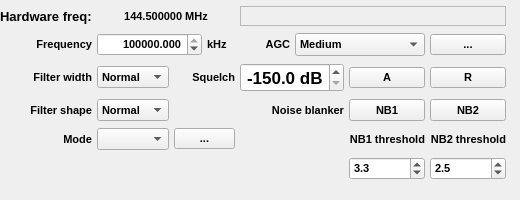
    <widget class="QWidget" name="tab_11">
     <attribute name="title">
      <string>Receiver</string>
     </attribute>
     <widget class="QWidget" name="layoutWidget">
      <property name="geometry">
       <rect>
        <x>0</x>
        <y>0</y>
        <width>511</width>
        <height>191</height>
       </rect>
      </property>
      <layout class="QGridLayout" name="gridLayout_5">
       <property name="topMargin">
        <number>0</number>
       </property>
       <property name="rightMargin">
        <number>5</number>
       </property>
       <property name="horizontalSpacing">
        <number>5</number>
       </property>
       <property name="verticalSpacing">
        <number>1</number>
       </property>
       <item row="5" column="7">
        <widget class="QDoubleSpinBox" name="nb2Threshold">
         <property name="font">
          <font>
           <pointsize>8</pointsize>
           <bold>true</bold>
          </font>
         </property>
         <property name="decimals">
          <number>1</number>
         </property>
         <property name="maximum">
          <double>15.000000000000000</double>
         </property>
         <property name="singleStep">
          <double>0.100000000000000</double>
         </property>
         <property name="value">
          <double>2.500000000000000</double>
         </property>
        </widget>
       </item>
       <item row="2" column="0">
        <widget class="QLabel" name="filterLabel">
         <property name="sizePolicy">
          <sizepolicy hsizetype="Preferred" vsizetype="Preferred">
           <horstretch>0</horstretch>
           <verstretch>0</verstretch>
          </sizepolicy>
         </property>
         <property name="font">
          <font>
           <pointsize>8</pointsize>
           <bold>true</bold>
          </font>
         </property>
         <property name="text">
          <string>Filter width</string>
         </property>
         <property name="alignment">
          <set>Qt::AlignRight|Qt::AlignTrailing|Qt::AlignVCenter</set>
         </property>
        </widget>
       </item>
       <item row="3" column="1">
        <widget class="QComboBox" name="filterShapeCombo">
         <property name="sizePolicy">
          <sizepolicy hsizetype="MinimumExpanding" vsizetype="Fixed">
           <horstretch>0</horstretch>
           <verstretch>0</verstretch>
          </sizepolicy>
         </property>
         <property name="font">
          <font>
           <pointsize>8</pointsize>
           <bold>true</bold>
          </font>
         </property>
         <property name="toolTip">
          <string>Select the filter shape</string>
         </property>
         <property name="accessibleName">
          <string>Filter shape</string>
         </property>
         <property name="currentIndex">
          <number>1</number>
         </property>
         <item>
          <property name="text">
           <string>Soft</string>
          </property>
         </item>
         <item>
          <property name="text">
           <string>Normal</string>
          </property>
         </item>
         <item>
          <property name="text">
           <string>Sharp</string>
          </property>
         </item>
        </widget>
       </item>
       <item row="1" column="7">
        <widget class="QPushButton" name="agcButton">
         <property name="sizePolicy">
          <sizepolicy hsizetype="Minimum" vsizetype="Fixed">
           <horstretch>0</horstretch>
           <verstretch>0</verstretch>
          </sizepolicy>
         </property>
         <property name="minimumSize">
          <size>
           <width>50</width>
           <height>20</height>
          </size>
         </property>
         <property name="maximumSize">
          <size>
           <width>16777215</width>
           <height>16777215</height>
          </size>
         </property>
         <property name="font">
          <font>
           <pointsize>8</pointsize>
           <bold>true</bold>
          </font>
         </property>
         <property name="toolTip">
          <string>AGC options</string>
         </property>
         <property name="accessibleName">
          <string>AGC options</string>
         </property>
         <property name="text">
          <string>...</string>
         </property>
         <property name="iconSize">
          <size>
           <width>16</width>
           <height>16</height>
          </size>
         </property>
         <property name="checked">
          <bool>false</bool>
         </property>
        </widget>
       </item>
       <item row="4" column="2" colspan="2">
        <widget class="QPushButton" name="modeButton">
         <property name="sizePolicy">
          <sizepolicy hsizetype="Minimum" vsizetype="Fixed">
           <horstretch>0</horstretch>
           <verstretch>0</verstretch>
          </sizepolicy>
         </property>
         <property name="minimumSize">
          <size>
           <width>50</width>
           <height>20</height>
          </size>
         </property>
         <property name="maximumSize">
          <size>
           <width>16777215</width>
           <height>16777215</height>
          </size>
         </property>
         <property name="font">
          <font>
           <pointsize>8</pointsize>
           <bold>true</bold>
          </font>
         </property>
         <property name="toolTip">
          <string>Demodulator options</string>
         </property>
         <property name="accessibleName">
          <string>Mode options</string>
         </property>
         <property name="text">
          <string>...</string>
         </property>
         <property name="iconSize">
          <size>
           <width>16</width>
           <height>16</height>
          </size>
         </property>
         <property name="checked">
          <bool>false</bool>
         </property>
        </widget>
       </item>
       <item row="2" column="2" colspan="2">
        <widget class="QLabel" name="sqlLabel">
         <property name="sizePolicy">
          <sizepolicy hsizetype="Preferred" vsizetype="Preferred">
           <horstretch>0</horstretch>
           <verstretch>0</verstretch>
          </sizepolicy>
         </property>
         <property name="font">
          <font>
           <pointsize>8</pointsize>
           <bold>true</bold>
          </font>
         </property>
         <property name="toolTip">
          <string>Squelch level in dB below full scale</string>
         </property>
         <property name="text">
          <string>Squelch</string>
         </property>
         <property name="alignment">
          <set>Qt::AlignRight|Qt::AlignTrailing|Qt::AlignVCenter</set>
         </property>
        </widget>
       </item>
       <item row="1" column="4">
        <widget class="QLabel" name="agcLabel">
         <property name="sizePolicy">
          <sizepolicy hsizetype="Preferred" vsizetype="Preferred">
           <horstretch>0</horstretch>
           <verstretch>0</verstretch>
          </sizepolicy>
         </property>
         <property name="font">
          <font>
           <pointsize>8</pointsize>
           <bold>true</bold>
          </font>
         </property>
         <property name="text">
          <string>AGC</string>
         </property>
         <property name="alignment">
          <set>Qt::AlignRight|Qt::AlignTrailing|Qt::AlignVCenter</set>
         </property>
        </widget>
       </item>
       <item row="2" column="1">
        <widget class="QComboBox" name="filterCombo">
         <property name="enabled">
          <bool>true</bool>
         </property>
         <property name="sizePolicy">
          <sizepolicy hsizetype="MinimumExpanding" vsizetype="Fixed">
           <horstretch>0</horstretch>
           <verstretch>0</verstretch>
          </sizepolicy>
         </property>
         <property name="font">
          <font>
           <pointsize>8</pointsize>
           <bold>true</bold>
          </font>
         </property>
         <property name="toolTip">
          <string>Apply mode dependent filter preset</string>
         </property>
         <property name="accessibleName">
          <string>Filter width</string>
         </property>
         <property name="currentIndex">
          <number>1</number>
         </property>
         <item>
          <property name="text">
           <string>Wide</string>
          </property>
         </item>
         <item>
          <property name="text">
           <string>Normal</string>
          </property>
         </item>
         <item>
          <property name="text">
           <string>Narrow</string>
          </property>
         </item>
         <item>
          <property name="text">
           <string>User</string>
          </property>
         </item>
        </widget>
       </item>
       <item row="4" column="7">
        <widget class="QLabel" name="nb2Label">
         <property name="font">
          <font>
           <pointsize>8</pointsize>
           <bold>true</bold>
          </font>
         </property>
         <property name="text">
          <string>NB2 threshold</string>
         </property>
         <property name="alignment">
          <set>Qt::AlignRight|Qt::AlignTrailing|Qt::AlignVCenter</set>
         </property>
        </widget>
       </item>
       <item row="2" column="6">
        <widget class="QPushButton" name="autoSquelchButton">
         <property name="sizePolicy">
          <sizepolicy hsizetype="Minimum" vsizetype="Fixed">
           <horstretch>0</horstretch>
           <verstretch>0</verstretch>
          </sizepolicy>
         </property>
         <property name="minimumSize">
          <size>
           <width>50</width>
           <height>20</height>
          </size>
         </property>
         <property name="maximumSize">
          <size>
           <width>16777215</width>
           <height>16777215</height>
          </size>
         </property>
         <property name="font">
          <font>
           <pointsize>8</pointsize>
           <bold>true</bold>
          </font>
         </property>
         <property name="toolTip">
          <string>Set squelch to the current signal or noise level</string>
         </property>
         <property name="accessibleName">
          <string>Auto squelch</string>
         </property>
         <property name="text">
          <string>A</string>
         </property>
         <property name="iconSize">
          <size>
           <width>16</width>
           <height>16</height>
          </size>
         </property>
        </widget>
       </item>
       <item row="2" column="4" colspan="2">
        <widget class="QDoubleSpinBox" name="sqlSpinBox">
         <property name="sizePolicy">
          <sizepolicy hsizetype="MinimumExpanding" vsizetype="Fixed">
           <horstretch>0</horstretch>
           <verstretch>0</verstretch>
          </sizepolicy>
         </property>
         <property name="font">
          <font>
           <pointsize>13</pointsize>
           <bold>true</bold>
          </font>
         </property>
         <property name="toolTip">
          <string>Squelch level in dB below full scale</string>
         </property>
         <property name="accessibleName">
          <string>Squelch</string>
         </property>
         <property name="alignment">
          <set>Qt::AlignRight|Qt::AlignTrailing|Qt::AlignVCenter</set>
         </property>
         <property name="accelerated">
          <bool>true</bool>
         </property>
         <property name="suffix">
          <string> dB</string>
         </property>
         <property name="decimals">
          <number>1</number>
         </property>
         <property name="minimum">
          <double>-150.000000000000000</double>
         </property>
         <property name="maximum">
          <double>0.000000000000000</double>
         </property>
         <property name="singleStep">
          <double>1.000000000000000</double>
         </property>
         <property name="value">
          <double>-150.000000000000000</double>
         </property>
        </widget>
       </item>
       <item row="3" column="0">
        <widget class="QLabel" name="filterShapeLabel">
         <property name="sizePolicy">
          <sizepolicy hsizetype="Preferred" vsizetype="Preferred">
           <horstretch>0</horstretch>
           <verstretch>0</verstretch>
          </sizepolicy>
         </property>
         <property name="font">
          <font>
           <pointsize>8</pointsize>
           <bold>true</bold>
          </font>
         </property>
         <property name="text">
          <string>Filter shape</string>
         </property>
         <property name="alignment">
          <set>Qt::AlignRight|Qt::AlignTrailing|Qt::AlignVCenter</set>
         </property>
        </widget>
       </item>
       <item row="5" column="6">
        <widget class="QDoubleSpinBox" name="nb1Threshold">
         <property name="font">
          <font>
           <pointsize>8</pointsize>
           <bold>true</bold>
          </font>
         </property>
         <property name="decimals">
          <number>1</number>
         </property>
         <property name="minimum">
          <double>1.000000000000000</double>
         </property>
         <property name="maximum">
          <double>20.000000000000000</double>
         </property>
         <property name="singleStep">
          <double>0.100000000000000</double>
         </property>
         <property name="value">
          <double>3.300000000000000</double>
         </property>
        </widget>
       </item>
       <item row="1" column="1" colspan="2">
        <widget class="QDoubleSpinBox" name="freqSpinBox">
         <property name="font">
          <font>
           <pointsize>8</pointsize>
           <bold>true</bold>
          </font>
         </property>
         <property name="toolTip">
          <string>Receiver frequency</string>
         </property>
         <property name="accessibleName">
          <string>Frequency</string>
         </property>
         <property name="alignment">
          <set>Qt::AlignRight|Qt::AlignTrailing|Qt::AlignVCenter</set>
         </property>
         <property name="decimals">
          <number>3</number>
         </property>
         <property name="minimum">
          <double>24000.000000000000000</double>
         </property>
         <property name="maximum">
          <double>2200000.000000000000000</double>
         </property>
         <property name="value">
          <double>144500.000000000000000</double>
         </property>
        </widget>
       </item>
       <item row="3" column="6">
        <widget class="QPushButton" name="nb1Button">
         <property name="enabled">
          <bool>true</bool>
         </property>
         <property name="sizePolicy">
          <sizepolicy hsizetype="MinimumExpanding" vsizetype="Minimum">
           <horstretch>0</horstretch>
           <verstretch>0</verstretch>
          </sizepolicy>
         </property>
         <property name="minimumSize">
          <size>
           <width>50</width>
           <height>20</height>
          </size>
         </property>
         <property name="maximumSize">
          <size>
           <width>16777215</width>
           <height>16777215</height>
          </size>
         </property>
         <property name="font">
          <font>
           <pointsize>8</pointsize>
           <bold>true</bold>
          </font>
         </property>
         <property name="toolTip">
          <string>Noise blanker for static type noise</string>
         </property>
         <property name="whatsThis">
          <string/>
         </property>
         <property name="accessibleName">
          <string>Noise blanker 1</string>
         </property>
         <property name="text">
          <string>NB1</string>
         </property>
         <property name="checkable">
          <bool>true</bool>
         </property>
        </widget>
       </item>
       <item row="4" column="0">
        <widget class="QLabel" name="demodLabel">
         <property name="sizePolicy">
          <sizepolicy hsizetype="Preferred" vsizetype="Preferred">
           <horstretch>0</horstretch>
           <verstretch>0</verstretch>
          </sizepolicy>
         </property>
         <property name="font">
          <font>
           <pointsize>8</pointsize>
           <bold>true</bold>
          </font>
         </property>
         <property name="text">
          <string>Mode</string>
         </property>
         <property name="alignment">
          <set>Qt::AlignRight|Qt::AlignTrailing|Qt::AlignVCenter</set>
         </property>
         <property name="margin">
          <number>0</number>
         </property>
         <property name="indent">
          <number>-1</number>
         </property>
        </widget>
       </item>
       <item row="1" column="5" colspan="2">
        <widget class="QComboBox" name="agcPresetCombo">
         <property name="enabled">
          <bool>true</bool>
         </property>
         <property name="sizePolicy">
          <sizepolicy hsizetype="MinimumExpanding" vsizetype="Preferred">
           <horstretch>0</horstretch>
           <verstretch>0</verstretch>
          </sizepolicy>
         </property>
         <property name="font">
          <font>
           <pointsize>8</pointsize>
           <bold>true</bold>
          </font>
         </property>
         <property name="toolTip">
          <string>AGC presets</string>
         </property>
         <property name="accessibleName">
          <string>AGC</string>
         </property>
         <property name="currentIndex">
          <number>1</number>
         </property>
         <item>
          <property name="text">
           <string>Fast</string>
          </property>
         </item>
         <item>
          <property name="text">
           <string>Medium</string>
          </property>
         </item>
         <item>
          <property name="text">
           <string>Slow</string>
          </property>
         </item>
         <item>
          <property name="text">
           <string>User</string>
          </property>
         </item>
         <item>
          <property name="text">
           <string>Off</string>
          </property>
         </item>
        </widget>
       </item>
       <item row="1" column="3">
        <widget class="QLabel" name="label_12">
         <property name="font">
          <font>
           <pointsize>8</pointsize>
           <bold>true</bold>
          </font>
         </property>
         <property name="text">
          <string>kHz</string>
         </property>
        </widget>
       </item>
       <item row="2" column="7">
        <widget class="QPushButton" name="resetSquelchButton">
         <property name="sizePolicy">
          <sizepolicy hsizetype="Minimum" vsizetype="Fixed">
           <horstretch>0</horstretch>
           <verstretch>0</verstretch>
          </sizepolicy>
         </property>
         <property name="minimumSize">
          <size>
           <width>50</width>
           <height>20</height>
          </size>
         </property>
         <property name="maximumSize">
          <size>
           <width>16777215</width>
           <height>16777215</height>
          </size>
         </property>
         <property name="font">
          <font>
           <pointsize>8</pointsize>
           <bold>true</bold>
          </font>
         </property>
         <property name="toolTip">
          <string>Reset squelch to its default value</string>
         </property>
         <property name="accessibleName">
          <string>Auto squelch</string>
         </property>
         <property name="text">
          <string>R</string>
         </property>
         <property name="iconSize">
          <size>
           <width>16</width>
           <height>16</height>
          </size>
         </property>
        </widget>
       </item>
       <item row="3" column="2" colspan="4">
        <widget class="QLabel" name="label_10">
         <property name="sizePolicy">
          <sizepolicy hsizetype="Preferred" vsizetype="Preferred">
           <horstretch>0</horstretch>
           <verstretch>0</verstretch>
          </sizepolicy>
         </property>
         <property name="font">
          <font>
           <pointsize>8</pointsize>
           <bold>true</bold>
          </font>
         </property>
         <property name="toolTip">
          <string>Noise blanker settings</string>
         </property>
         <property name="text">
          <string>Noise blanker</string>
         </property>
         <property name="alignment">
          <set>Qt::AlignRight|Qt::AlignTrailing|Qt::AlignVCenter</set>
         </property>
        </widget>
       </item>
       <item row="1" column="0">
        <widget class="QLabel" name="label_11">
         <property name="font">
          <font>
           <pointsize>8</pointsize>
           <bold>true</bold>
          </font>
         </property>
         <property name="text">
          <string>Frequency</string>
         </property>
         <property name="alignment">
          <set>Qt::AlignRight|Qt::AlignTrailing|Qt::AlignVCenter</set>
         </property>
        </widget>
       </item>
       <item row="0" column="4" colspan="4">
        <widget class="CFreqCtrl" name="filterFreq">
         <property name="sizePolicy">
          <sizepolicy hsizetype="MinimumExpanding" vsizetype="Fixed">
           <horstretch>0</horstretch>
           <verstretch>0</verstretch>
          </sizepolicy>
         </property>
         <property name="minimumSize">
          <size>
           <width>0</width>
           <height>20</height>
          </size>
         </property>
         <property name="font">
          <font>
           <pointsize>10</pointsize>
           <bold>true</bold>
          </font>
         </property>
         <property name="toolTip">
          <string>&lt;html&gt;&lt;head/&gt;&lt;body&gt;&lt;p&gt;Channel filter offset.&lt;br/&gt;
This is an offset from the hardware RF frequency.&lt;/p&gt;&lt;/body&gt;&lt;/html&gt;</string>
         </property>
         <property name="frameShape">
          <enum>QFrame::StyledPanel</enum>
         </property>
         <property name="frameShadow">
          <enum>QFrame::Raised</enum>
         </property>
        </widget>
       </item>
       <item row="4" column="1">
        <widget class="QComboBox" name="modeSelector">
         <property name="sizePolicy">
          <sizepolicy hsizetype="MinimumExpanding" vsizetype="Preferred">
           <horstretch>0</horstretch>
           <verstretch>0</verstretch>
          </sizepolicy>
         </property>
         <property name="font">
          <font>
           <pointsize>8</pointsize>
           <bold>true</bold>
          </font>
         </property>
         <property name="toolTip">
          <string>Demodulator type (mode)</string>
         </property>
         <property name="statusTip">
          <string>Demodulator type (mode)</string>
         </property>
         <property name="accessibleName">
          <string>Mode</string>
         </property>
         <property name="currentIndex">
          <number>-1</number>
         </property>
         <property name="maxVisibleItems">
          <number>30</number>
         </property>
        </widget>
       </item>
       <item row="3" column="7">
        <widget class="QPushButton" name="nb2Button">
         <property name="enabled">
          <bool>true</bool>
         </property>
         <property name="sizePolicy">
          <sizepolicy hsizetype="MinimumExpanding" vsizetype="Minimum">
           <horstretch>0</horstretch>
           <verstretch>0</verstretch>
          </sizepolicy>
         </property>
         <property name="minimumSize">
          <size>
           <width>50</width>
           <height>20</height>
          </size>
         </property>
         <property name="maximumSize">
          <size>
           <width>16777215</width>
           <height>16777215</height>
          </size>
         </property>
         <property name="font">
          <font>
           <pointsize>8</pointsize>
           <bold>true</bold>
          </font>
         </property>
         <property name="toolTip">
          <string>Noise blanker for pulse type noise</string>
         </property>
         <property name="whatsThis">
          <string/>
         </property>
         <property name="accessibleName">
          <string>Noise blanker 2</string>
         </property>
         <property name="text">
          <string>NB2</string>
         </property>
         <property name="checkable">
          <bool>true</bool>
         </property>
        </widget>
       </item>
       <item row="4" column="6">
        <widget class="QLabel" name="nb1Label">
         <property name="font">
          <font>
           <pointsize>8</pointsize>
           <bold>true</bold>
          </font>
         </property>
         <property name="text">
          <string>NB1 threshold</string>
         </property>
         <property name="alignment">
          <set>Qt::AlignRight|Qt::AlignTrailing|Qt::AlignVCenter</set>
         </property>
        </widget>
       </item>
       <item row="0" column="0">
        <widget class="QLabel" name="rxFreqLabel">
         <property name="sizePolicy">
          <sizepolicy hsizetype="MinimumExpanding" vsizetype="Preferred">
           <horstretch>0</horstretch>
           <verstretch>0</verstretch>
          </sizepolicy>
         </property>
         <property name="font">
          <font>
           <pointsize>10</pointsize>
           <bold>true</bold>
          </font>
         </property>
         <property name="toolTip">
          <string>The frequency of the hardware (not including LNB)</string>
         </property>
         <property name="text">
          <string>Hardware freq:</string>
         </property>
         <property name="alignment">
          <set>Qt::AlignLeading|Qt::AlignLeft|Qt::AlignVCenter</set>
         </property>
        </widget>
       </item>
       <item row="0" column="1" colspan="3">
        <widget class="QLabel" name="hwFreq">
         <property name="sizePolicy">
          <sizepolicy hsizetype="MinimumExpanding" vsizetype="Preferred">
           <horstretch>0</horstretch>
           <verstretch>0</verstretch>
          </sizepolicy>
         </property>
         <property name="font">
          <font>
           <pointsize>8</pointsize>
           <bold>true</bold>
          </font>
         </property>
         <property name="toolTip">
          <string>The frequency of the hardware (not including LNB)</string>
         </property>
         <property name="text">
          <string>144.500000 MHz</string>
         </property>
         <property name="alignment">
          <set>Qt::AlignCenter</set>
         </property>
        </widget>
       </item>
      </layout>
     </widget>
    </widget>
